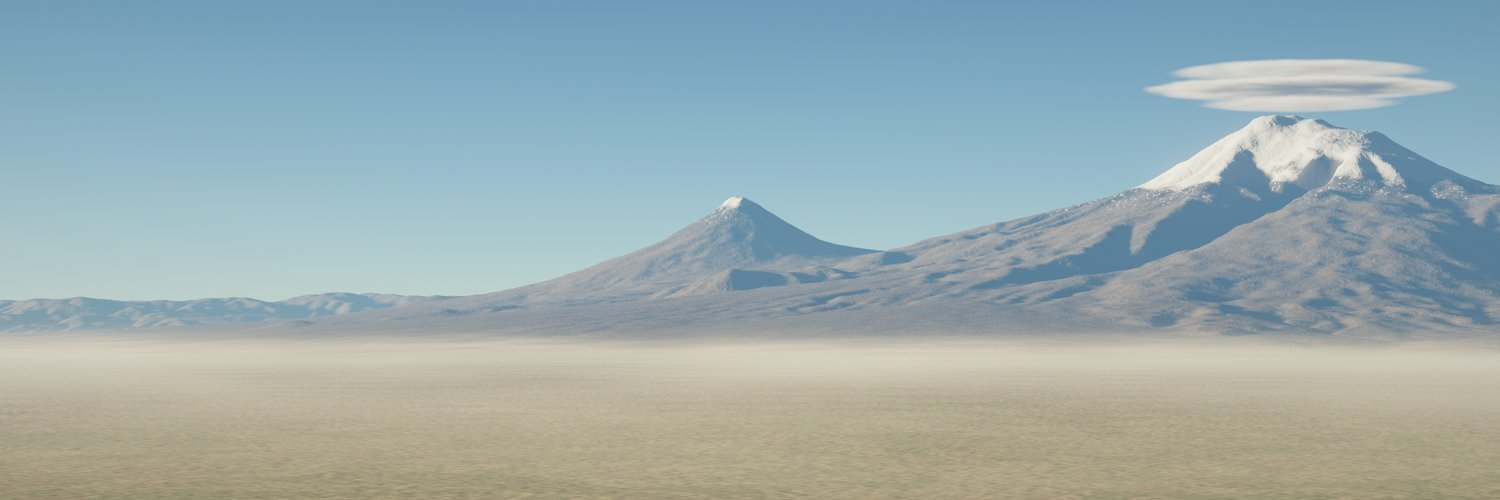
#> input picture skills/procedural-realism/evals/files/mountain_photo.jpg, 1500 x 500 px; its folder holds only this picture in this run
$ python -i atelier.py   (imports and definitions only)
#> lines starting #> are read from the running program, lines starting #| are printed output that depends on the picture
#> further down, picture is the input picture: shape (500, 1500, 3); mean B, G, R 174.9, 172.4, 154.4
"""atelier: a small oil-paint simulator for pictures composed in code.

A painting is a short Python script. It describes masses (a mask, the colour the mass should
be, the direction the brush moves over it) and the order they go down in; this module lays
them as brush strokes on a canvas, back to front, big brushes first.

What the paint does:
  * Colour mixes like pigment, not like light. Every colour is a 12-band reflectance spectrum
    and mixing happens on Kubelka-Munk absorption/scattering, so blue dragged into wet yellow
    goes green and a red worked into green goes brown, the way they do on a palette.
  * Strokes are bristle ribbons. Each bristle carries its own amount of paint, runs dry toward
    the end of the stroke, skips over the valleys of the canvas weave when it is dry, and picks
    up the wet paint it crosses (wet-into-wet), which drags streaks of the colour underneath.
  * Paint has thickness. Stroke bodies, edge ridges and bristle grooves build a relief that is
    lit by a raking light with a gloss highlight at the end.

numpy, scipy and pillow only (ffmpeg for the process film).  See ../SKILL.md.
"""
import glob
import json
import os
import subprocess

import numpy as np
from scipy import ndimage as ndi
from PIL import Image

F32 = np.float32
TAU = 2 * np.pi

# ----------------------------------------------------------------------------------------
# colour: sRGB <-> 12-band reflectance <-> Kubelka-Munk
# ----------------------------------------------------------------------------------------
# Smooth reflectance curves for the three sRGB primaries, 405..695 nm in 12 bands. They sum to
# one in every band (white is a flat spectrum) and _SPD2RGB maps them back to the identity, so
# an unmixed colour survives the round trip exactly. Solved once with scripts-side SLSQP from
# the CIE 1931 observer under D65; kept as a table so results never depend on a solver.
_BASIS = np.array([
    [0.66480, 0.04914, 0.28606], [0.00000, 0.06231, 0.93769], [0.00000, 0.00000, 1.00000],
    [0.00000, 0.24246, 0.75754], [0.00000, 0.94994, 0.05006], [0.00000, 0.99791, 0.00209],
    [0.00000, 1.00000, 0.00000], [0.44173, 0.48132, 0.07695], [1.00000, 0.00000, 0.00000],
    [1.00000, 0.00000, 0.00000], [1.00000, 0.00000, 0.00000], [1.00000, 0.00000, 0.00000]], F32)
_SPD2RGB = np.array([
    [0.007770, 0.048250, 0.009250, -0.101660, -0.205220, -0.157430, 0.152580, 0.469430, 0.489990, 0.230670,
     0.051220, 0.005150],
    [-0.005760, -0.046640, -0.031610, 0.079620, 0.253700, 0.385080, 0.295600, 0.109210, -0.015230, -0.020980,
     -0.003400, 0.000420],
    [0.039770, 0.356880, 0.491830, 0.201430, 0.019300, -0.036250, -0.038860, -0.023070, -0.008130, -0.002120,
     -0.000630, -0.000160]], F32)
_FIX = np.linalg.inv(_SPD2RGB @ _BASIS).astype(F32)      # removes the rounding of the tables above
NB = _BASIS.shape[0]
_RMIN = 0.02     # the darkest paint still reflects 2% (this sets how strongly darks tint lights)


def srgb_to_lin(c):
    c = np.asarray(c, F32)
    return np.where(c <= 0.04045, c / 12.92, ((np.maximum(c, 0) + 0.055) / 1.055) ** 2.4).astype(F32)


def lin_to_srgb(c):
    c = np.clip(c, 0, 1)
    return np.where(c <= 0.0031308, c * 12.92, 1.055 * c ** (1 / 2.4) - 0.055).astype(F32)


# [11 lines left out: functions rgb_to_q, q_to_lin, not called in this run]


def q_to_rgb(q):
    return lin_to_srgb(q_to_lin(q))


# [30 lines left out: functions _tcol, mix, lerp, rgb, not called in this run]


# Tube colours (masstone, approximate). Use them by name anywhere a colour is expected.
PIGMENTS = {
    'titanium white': '#f7f5ee', 'lead white': '#f1ecdd', 'naples yellow': '#f0d58c',
    'cadmium lemon': '#f5df2e', 'cadmium yellow': '#f6c21c', 'indian yellow': '#e8a317',
    'yellow ochre': '#c8963c', 'raw sienna': '#b0742e', 'cadmium orange': '#f0781e',
    'cadmium red': '#d8301f', 'vermilion': '#e0452a', 'alizarin crimson': '#8c1c2c',
    'quinacridone rose': '#c2265f', 'burnt sienna': '#8a4524', 'venetian red': '#a5432c',
    'burnt umber': '#4a2d1c', 'raw umber': '#5e4a30', 'ultramarine': '#1f2f93',
    'cobalt blue': '#2550a8', 'cerulean': '#3d8cc4', 'prussian blue': '#11284a',
    'phthalo blue': '#0f2f7a', 'cobalt turquoise': '#1f9c98', 'viridian': '#1c6a56',
    'sap green': '#4f6b25', 'chromium green': '#3f7438', 'terre verte': '#6c7a52',
    'dioxazine violet': '#3c2060', 'cobalt violet': '#8a4f9a', 'ivory black': '#1c1b1a',
    'paynes grey': '#2b3440',
}


# [5 lines left out: function palette, not called in this run]


# ----------------------------------------------------------------------------------------
# fields: noise, shapes, flow
# ----------------------------------------------------------------------------------------
def smoothstep(a, b, x):
    t = np.clip((np.asarray(x, F32) - a) / (b - a), 0, 1)
    return (t * t * (3 - 2 * t)).astype(F32)


def _resize(ch, W, H, resample=Image.BICUBIC):
    return np.asarray(Image.fromarray(np.ascontiguousarray(ch, F32), 'F').resize((W, H), resample), F32)


def blur(a, s):
    """Gaussian blur of a field or an image by s pixels (large s is done at reduced size)."""
    a = np.asarray(a, F32)
    if a.ndim == 3:
        return np.stack([blur(a[..., c], s) for c in range(a.shape[2])], -1)
    if s < 0.3:
        return a
    if s <= 5:
        return ndi.gaussian_filter(a, s, mode='nearest')
    k = int(s / 2.5)
    H, W = a.shape
    Hs, Ws = max(2, H // k), max(2, W // k)
    small = ndi.gaussian_filter(_resize(a, Ws, Hs, Image.BOX), s * Ws / W, mode='nearest')
    return _resize(small, W, H)


# [16 lines left out: function value_noise, not called in this run]


def sd_circle(x, y, cx, cy, r):
    return np.hypot(x - cx, y - cy) - r


# [78 lines left out: functions sd_ellipse, sd_box, sd_segment, sd_poly, sd_curve, curve and 1 more, not called in this run]


def fill(sd, soft=0.004):
    """Distance field -> mask: 1 inside, 0 outside, soft is the edge width."""
    return smoothstep(soft, -soft, sd)


# [25 lines left out: functions _with_fallback, along, across, not called in this run]


def around(x, y, cx, cy):
    """Brush direction circling a point."""
    return (np.arctan2(y - cy, x - cx) + np.pi / 2).astype(F32)


def image_flow(img, sigma_px=6.0):
    """Brush direction along the edges of an image (smoothed structure tensor)."""
#> called with sigma_px = 6
    L = (np.asarray(img, F32)[..., :3] @ np.array([0.299, 0.587, 0.114], F32))
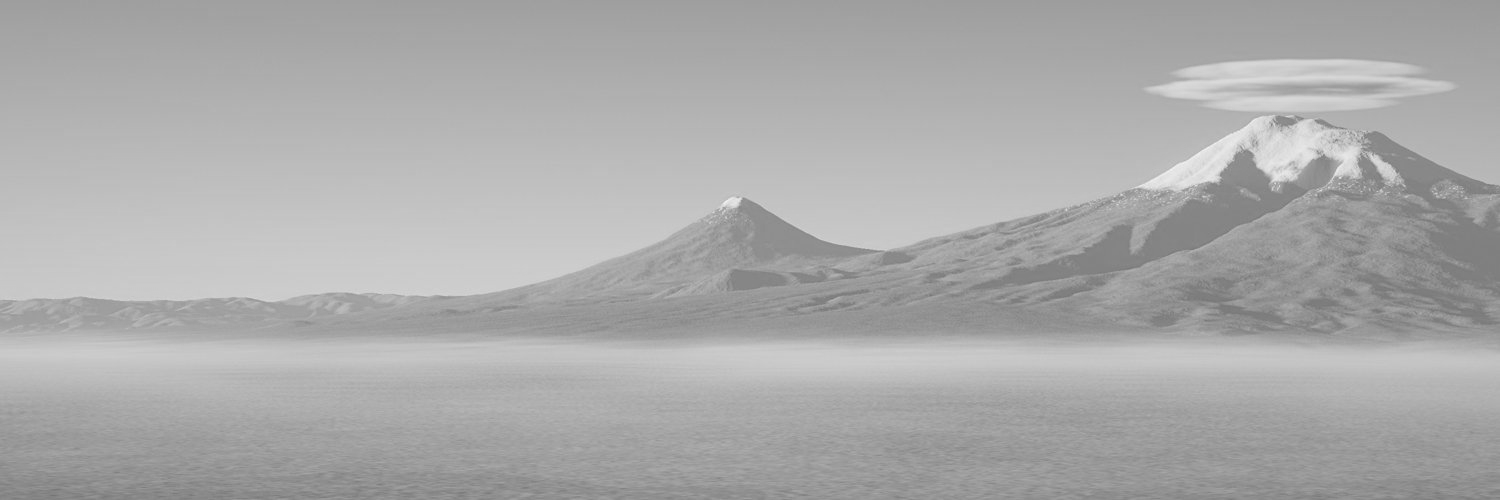
#> L: shape (500, 1500) float32; min 114.7, max 243.7, mean 171.1
    L = blur(L, max(sigma_px * 0.3, 0.8))
    gy, gx = np.gradient(L)
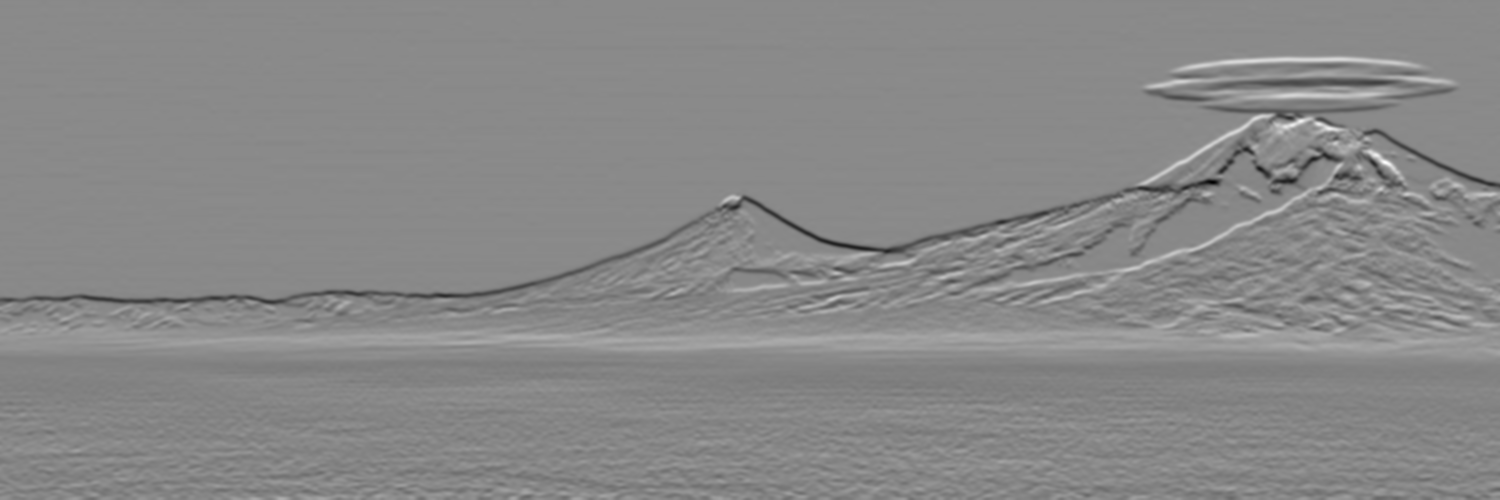
#> gy: shape (500, 1500) float32; min -16.05, max 13.89, mean -0.0327; drawn with min black and max white
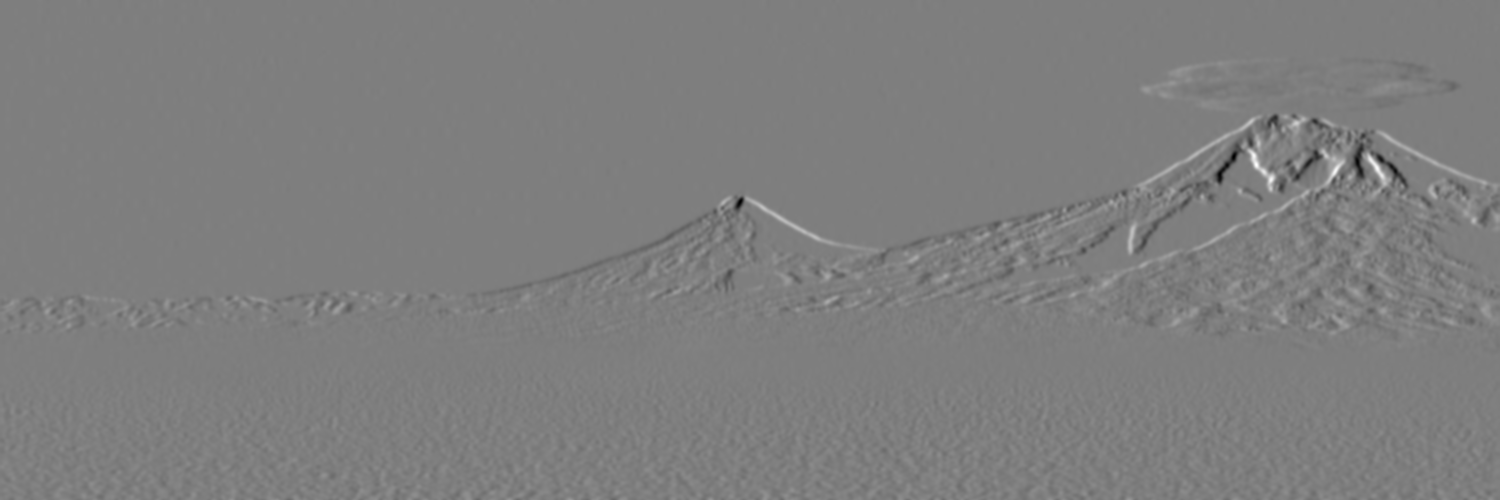
#> gx: shape (500, 1500) float32; min -13.37, max 13.54, mean -0.0113; drawn with min black and max white
    jxx, jyy, jxy = blur(gx * gx, sigma_px), blur(gy * gy, sigma_px), blur(gx * gy, sigma_px)
#> call 2 of blur, with s = 6
#> in blur (call 2), `a = np.asarray(a, F32)`:
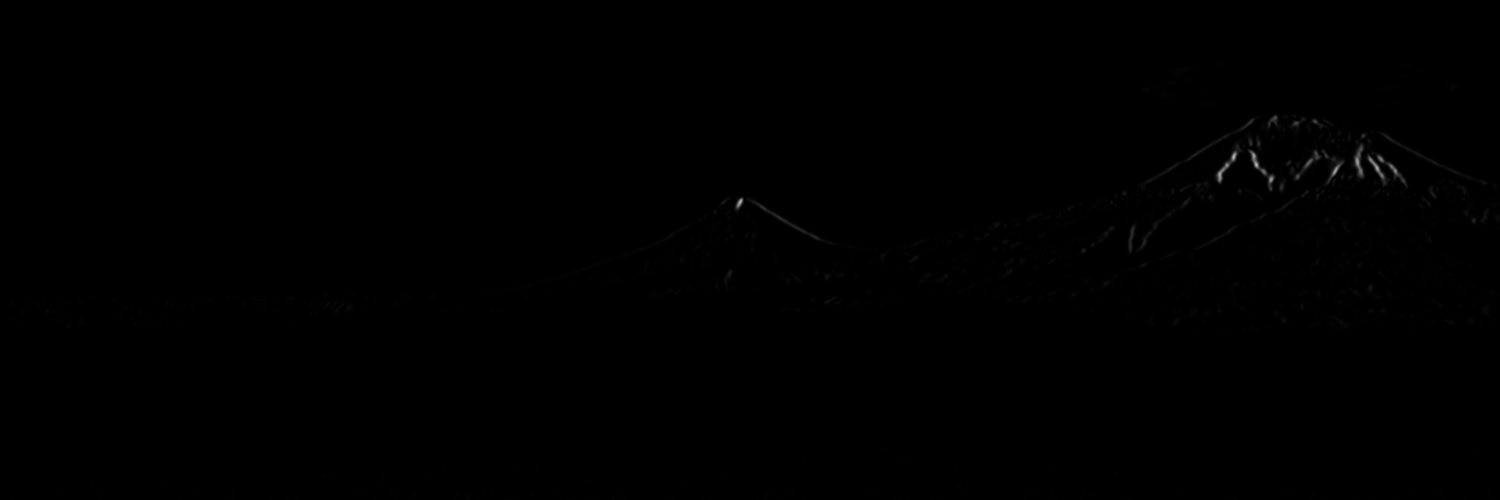
#> a: shape (500, 1500) float32; min 0, max 183.3, mean 0.4
#> call 3 of blur, with s = 6
#> in blur (call 3), `small = ndi.gaussian_filter(_resize(a, Ws, Hs, Image.BOX), s * Ws / W,..`:
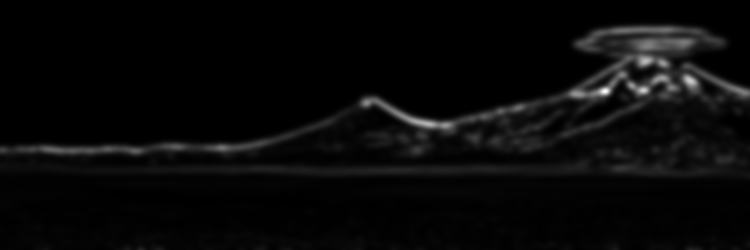
#> small: shape (250, 750) float32; min 0.0053, max 46.85, mean 1.7; drawn with min black and max white
#> call 4 of blur, with s = 6
#> in blur (call 4), `small = ndi.gaussian_filter(_resize(a, Ws, Hs, Image.BOX), s * Ws / W,..`:
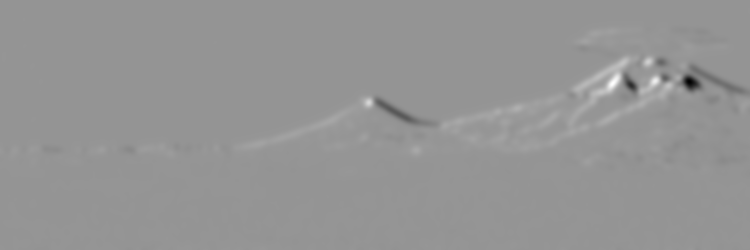
#> small: shape (250, 750) float32; min -32.16, max 22.89, mean 0.1; drawn with min black and max white
    return (0.5 * np.arctan2(2 * jxy, jxx - jyy) + np.pi / 2).astype(F32)
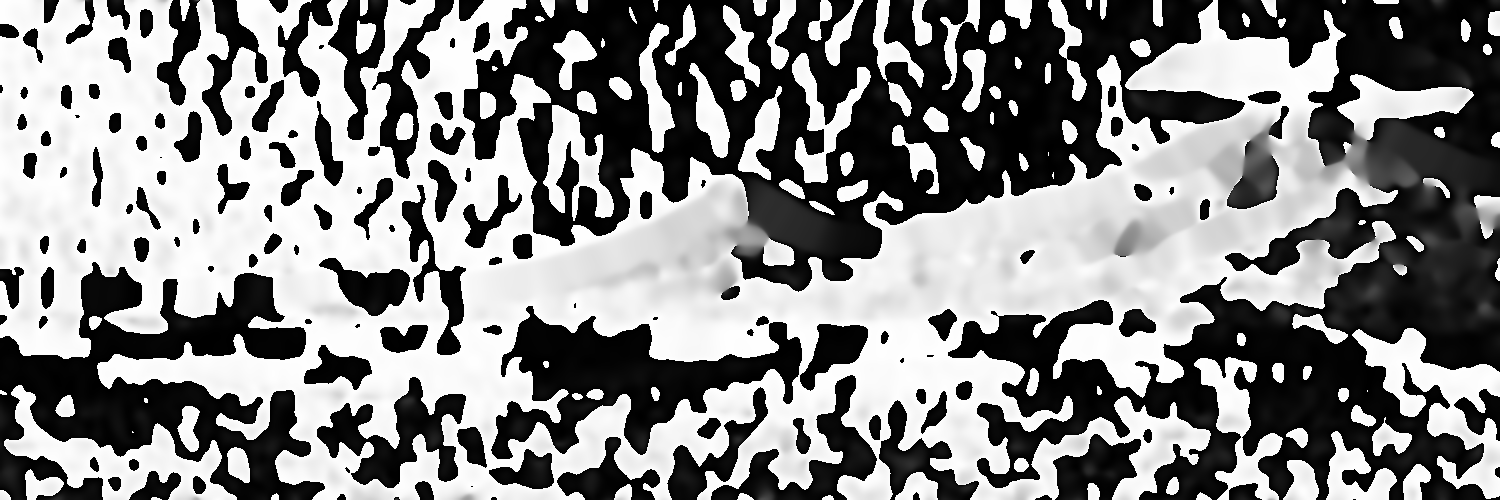
#> returned value: shape (500, 1500) float32; min 0, max 3.14, mean 1.66; drawn with min black and max white


# ----------------------------------------------------------------------------------------
# forms: normals, light families, cast shadows, the ground plane
# ----------------------------------------------------------------------------------------
# [106 lines left out: functions light_dir, ellipsoid_normal, lathe, shade, specular, cast_shadow and 4 more, not called in this run]


class Gamut:
    """Everything a set of tube colours can mix: a table of mixes searched by perceptual distance."""

    # [18 lines left out: function __init__, not called in this run]

    def nearest(self, cols):
        return self.tree.query(rgb_to_oklab(np.asarray(cols, F32).reshape(-1, 3)))[1]

    # [20 lines left out: functions project, canvas_weave, not called in this run]


# ----------------------------------------------------------------------------------------
# the painting
# ----------------------------------------------------------------------------------------
class Painting:
    """A canvas. Lengths are fractions of the picture height; x runs 0..aspect, y runs 0 (top)..1.

    p = Painting(1500, 1000, seed=3, ground='burnt sienna')
    p.x, p.y          coordinate fields for building masks and colours
    p.noise(...)      smooth noise field
    p.strokes(...)    one pass of brush strokes
    p.mass(...)       block-in plus refining passes for one mass
    p.glaze(...)      a transparent film of colour
    p.dry(...)        let the surface set between stages
    p.save(path)      light the relief and write the picture
    p.film(path)      write the process film (pass film=True to the constructor)
    p.dabs / p.marks / p.cut_in / p.look / p.checkpoint: see references/atelier.md
    """

    # [39 lines left out: functions __init__, noise, not called in this run]

    def blur(self, a, s):
        return blur(a, s * self.H)

    def view(self):
        """The flat colour on the canvas right now, sRGB (H,W,3), without relief lighting."""
        return q_to_rgb(self.q)

    # [15 lines left out: functions _field, _bristle_tile, not called in this run]

    def _tile(self, a, b):
        return self._btile[(a * 256).astype(np.int64) & 255, (b * 256).astype(np.int64) & 255]

    # ---- one pass of strokes ----------------------------------------------------------
    # [598 lines left out: functions strokes, marks, dabs, cut_in, ground_noise, _deposit and 14 more, not called in this run]


def _per(v, s):
    """A pass parameter that may be one number or one value per stroke."""
    return v[s] if isinstance(v, np.ndarray) else v


# [20 lines left out: functions _jitter, load_image, not called in this run]

>>> import cv2
>>> picture = cv2.imread('../../procedural-realism/evals/files/mountain_photo.jpg')
>>> result = image_flow(picture)
